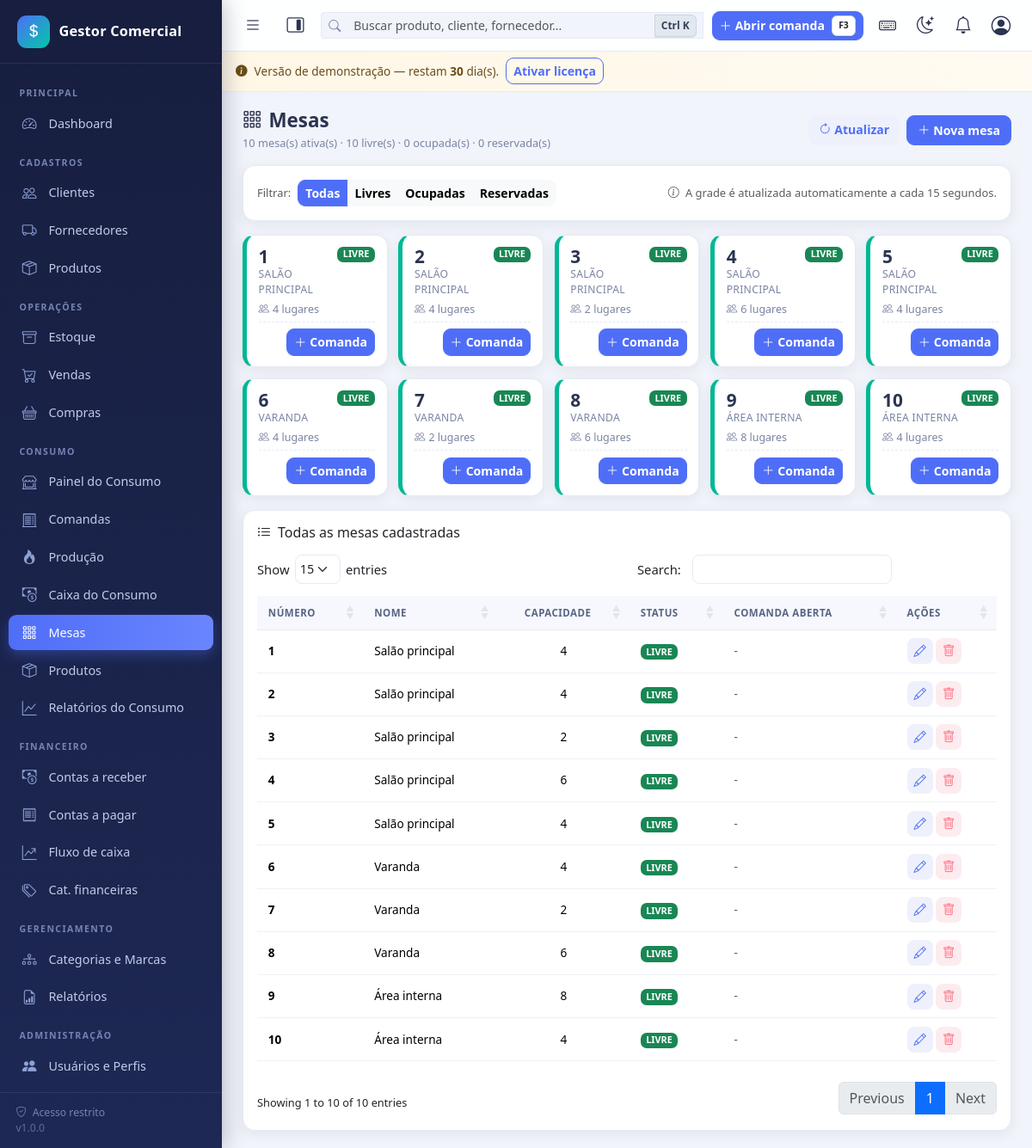
/consumo/mesas/index.php (signed in), run on the app's committed database.
### tables this page shows
CREATE TABLE IF NOT EXISTS `mesas` (
  `id` int(11) NOT NULL AUTO_INCREMENT,
  `numero` smallint(5) unsigned NOT NULL,
  `nome` varchar(40) DEFAULT NULL,
  `capacidade` smallint(5) unsigned NOT NULL DEFAULT 4,
  `status` enum('LIVRE','OCUPADA','RESERVADA') NOT NULL DEFAULT 'LIVRE',
  `ativo` tinyint(1) NOT NULL DEFAULT 1,
  `criado_em` datetime NOT NULL DEFAULT current_timestamp(),
  PRIMARY KEY (`id`),
  UNIQUE KEY `uk_mesas_numero` (`numero`),
  KEY `ix_mesas_status` (`status`, `ativo`)
);

### config/auth.php (called while the page is built, shortened)
<?php
function usuario_atual(): ?array
{
    static $usuario = null;
    static $carregado = false;
    if ($carregado) {
        return $usuario;
    }
    $carregado = true;
    try {
        $stmt = db()->prepare('SELECT * FROM usuarios WHERE id = ? LIMIT 1');
        $stmt->execute([(int)$_SESSION['user_id']]);
        $linha = $stmt->fetch();
        $usuario = $linha;
    } catch (Throwable $e) {
        erro_banco($e, 'usuario_atual');
    }
    return $usuario;
}
function exigir_login(): void
{
    if (!usuario_atual()) {
        if (is_ajax()) {
            json_resposta(false, 'Sessão expirada. Faça login novamente.', null, 401);
        }
        flash('warning', 'Faça login para acessar o sistema.');
        redirecionar('login/index.php');
    }
}
function permissao_carregadas(): array
{
    $usuario = usuario_atual();
    $permitidas = [];
    try {
        $chaves = [];
        if ((int)$usuario['is_admin'] === 1) {
            $stmt = db()->query('SELECT chave FROM permissoes');
            foreach ($stmt->fetchAll() as $l) {
                $chaves[] = $l['chave'];
            }
            return $permitidas = array_flip($chaves);
        }
        $permitidas = array_flip(array_unique($chaves));
    } catch (Throwable $e) {
        erro_banco($e, 'permissao_carregadas');
    }
    return $permitidas;
}
function tem_permissao(string $chave): bool
{
    $usuario = usuario_atual();
    if ((int)$usuario['is_admin'] === 1) {
        return true;
    }
    return array_key_exists($chave, permissao_carregadas());
}

### config/database.php (called while the page is built, shortened)
<?php
function db(): PDO
{
    static $pdo = null;
    if ($pdo === null) {
        $dsn = 'mysql:host=' . DB_HOST . ';dbname=' . DB_NAME . ';charset=' . DB_CHARSET;
        try {
            $pdo = new PDO($dsn, DB_USER, DB_PASS, [
                PDO::ATTR_ERRMODE            => PDO::ERRMODE_EXCEPTION,
                PDO::ATTR_DEFAULT_FETCH_MODE => PDO::FETCH_ASSOC,
                PDO::ATTR_EMULATE_PREPARES   => false,
            ]);
        } catch (PDOException $e) {
            error_log('[BANCO] Falha de conexão: ' . $e->getMessage());
            http_response_code(500);
            if (defined('DEV_MODE') && DEV_MODE) {
                exit('Falha na conexão com o banco de dados. Verifique se o MySQL/MariaDB está ativo e se os dados em config/config.php estão corretos.');
            }
            exit('Serviço temporariamente indisponível.');
        }
    }
    return $pdo;
}

### consumo/mesas/index.php (the view, shortened to what this page needs)
<?php
exigir_login();
$pdo = db();
$statusFiltro = (string)($_GET['status'] ?? 'todos');
$sql = "SELECT m.*,
               c.id AS comanda_id, c.numero AS comanda_numero, c.total AS comanda_total,
               c.data_abertura AS comanda_abertura, c.status AS comanda_status,
               c.status_pagamento, g.nome AS garcom_nome
          FROM mesas m
          LEFT JOIN comandas c ON c.mesa_id = m.id AND c.status = 'ABERTA'
          LEFT JOIN usuarios g ON g.id = c.garcom_id
         WHERE 1=1";
$params = [];
$sql .= ' ORDER BY m.numero';
$stmt = $pdo->prepare($sql);
$stmt->execute($params);
$mesas = $stmt->fetchAll();
$resumo = $pdo->query(
    "SELECT m.status, COUNT(*) AS total
       FROM mesas m WHERE m.ativo = 1 GROUP BY m.status"
)->fetchAll();
$contagem = ['LIVRE' => 0, 'OCUPADA' => 0, 'RESERVADA' => 0];
foreach ($resumo as $linha) {
    if (isset($contagem[$linha['status']])) {
        $contagem[$linha['status']] = (int)$linha['total'];
    }
}
$totalAtivas = array_sum($contagem);
include INC . 'header.php';
?>
<div class="page-header">
    <div>
        <h1><i class="bi bi-grid-3x3-gap me-2"></i>Mesas</h1>
        <span class="subtitulo">
            <?= $totalAtivas ?> mesa(s) ativa(s) &middot;
            <?= $contagem['LIVRE'] ?> livre(s) &middot;
            <?= $contagem['OCUPADA'] ?> ocupada(s) &middot;
            <?= $contagem['RESERVADA'] ?> reservada(s)
        </span>
    </div>
    <div class="d-flex gap-2">
        <a href="<?= url('consumo/mesas/index.php') ?>" class="btn btn-soft" data-atualizar>
            <i class="bi bi-arrow-clockwise me-1"></i>Atualizar
        </a>
        <?php if (tem_permissao('mesas_editar')): ?>
        <a href="<?= url('consumo/mesas/form.php') ?>" class="btn btn-primary">
            <i class="bi bi-plus-lg me-1"></i>Nova mesa
        </a>
        <?php endif; ?>
    </div>
</div>
<div class="card mb-3">
    <div class="card-body d-flex flex-wrap gap-2 align-items-center">
        <label class="small text-muted mb-0">Filtrar:</label>
        <div class="btn-group btn-group-sm">
            <a href="<?= url('consumo/mesas/index.php?status=todos') ?>"
               class="btn <?= $statusFiltro === 'todos' ? 'btn-primary' : 'btn-light' ?>">Todas</a>
            <a href="<?= url('consumo/mesas/index.php?status=LIVRE') ?>"
               class="btn <?= $statusFiltro === 'LIVRE' ? 'btn-primary' : 'btn-light' ?>">Livres</a>
            <a href="<?= url('consumo/mesas/index.php?status=OCUPADA') ?>"
               class="btn <?= $statusFiltro === 'OCUPADA' ? 'btn-primary' : 'btn-light' ?>">Ocupadas</a>
            <a href="<?= url('consumo/mesas/index.php?status=RESERVADA') ?>"
               class="btn <?= $statusFiltro === 'RESERVADA' ? 'btn-primary' : 'btn-light' ?>">Reservadas</a>
        </div>
        <div class="ms-auto small text-muted">
            <i class="bi bi-info-circle me-1"></i>
            A grade é atualizada automaticamente a cada 15 segundos.
        </div>
    </div>
</div>
<div class="mesa-grid" data-mesa-grid data-intervalo="15" data-status="<?= e($statusFiltro) ?>">
    <?php foreach ($mesas as $m): ?>
    <?php
    $destino = $m['comanda_id']
        ? url('consumo/comandas/ver.php?id=' . (int)$m['comanda_id'])
        : url('consumo/mesas/form.php?id=' . (int)$m['id']);
    ?>
    <div class="mesa-card <?= e($m['status']) ?><?= (int)$m['ativo'] === 1 ? '' : ' INATIVA' ?>" data-mesa-id="<?= (int)$m['id'] ?>">
        <div class="d-flex justify-content-between align-items-start">
            <div>
                <div class="mesa-numero"><?= (int)$m['numero'] ?></div>
                <?php if ($m['nome']): ?>
                <div class="mesa-nome"><?= e($m['nome']) ?></div>
                <?php endif; ?>
            </div>
            <?= badge_status((string)$m['status']) ?>
        </div>
        <div class="mesa-meta">
            <span><i class="bi bi-people me-1"></i><?= (int)$m['capacidade'] ?> lugares</span>
        </div>
        <div class="mesa-rodape">
            <span class="valor">
            </span>
            <a href="<?= $destino ?>" class="btn btn-sm <?= $m['comanda_id'] ? 'btn-warning' : 'btn-primary' ?>">
                <?php if ($m['comanda_id']): ?>
                <i class="bi bi-receipt-cutoff me-1"></i>Abrir
                <?php elseif ($m['status'] === 'RESERVADA'): ?>
                <i class="bi bi-pencil me-1"></i>Editar
                <?php else: ?>
                <i class="bi bi-plus-lg me-1"></i>Comanda
                <?php endif; ?>
            </a>
        </div>
    </div>
    <?php endforeach; ?>
</div>
<?php if (tem_permissao('mesas_editar')): ?>
<div class="card mt-3 no-print">
    <div class="card-body">
        <h2 class="h6 mb-3"><i class="bi bi-list-ul me-2"></i>Todas as mesas cadastradas</h2>
        <div class="table-responsive">
            <table class="table table-hover table-geral responsive nowrap" style="width:100%">
                <thead>
                    <tr>
                        <th>Número</th>
                        <th>Nome</th>
                        <th class="text-center">Capacidade</th>
                        <th>Status</th>
                        <th>Comanda aberta</th>
                        <th class="no-print">Ações</th>
                    </tr>
                </thead>
                <tbody>
                <?php foreach ($mesas as $m): ?>
                    <tr>
                        <td class="fw-semibold"><?= (int)$m['numero'] ?></td>
                        <td><?= e($m['nome'] ?: '-') ?></td>
                        <td class="text-center"><?= (int)$m['capacidade'] ?></td>
                        <td>
                            <?= badge_status((string)$m['status']) ?>
                        </td>
                        <td>
                            <?php if ($m['comanda_id']): ?>
                            <a href="<?= url('consumo/comandas/ver.php?id=' . (int)$m['comanda_id']) ?>">
                                <?= e($m['comanda_numero']) ?>
                            </a>
                            <?php else: ?>
                            <span class="text-muted">-</span>
                            <?php endif; ?>
                        </td>
                        <td class="text-nowrap no-print">
                            <a href="<?= url('consumo/mesas/form.php?id=' . (int)$m['id']) ?>"
                               class="acao-btn btn-soft" data-bs-toggle="tooltip" title="Editar">
                                <i class="bi bi-pencil"></i>
                            </a>
                            <?php if (tem_permissao('mesas_excluir') && !$m['comanda_id']): ?>
                            <form action="<?= url('consumo/mesas/salvar.php') ?>" method="post" class="d-inline">
                                <button type="submit" class="acao-btn btn-soft-danger excluir-mesa"
                                        data-bs-toggle="tooltip" title="Excluir">
                                    <i class="bi bi-trash"></i>
                                </button>
                            </form>
                            <?php endif; ?>
                        </td>
                    </tr>
                <?php endforeach; ?>
                </tbody>
            </table>
        </div>
    </div>
</div>
<?php endif; ?>
<?php include INC . 'footer.php'; ?>

### includes/functions.php (shortened to what this page needs)
<?php
function e($valor): string
{
    return htmlspecialchars((string)$valor, ENT_QUOTES, 'UTF-8');
}
function url(string $caminho = ''): string
{
    return BASE_URL . '/' . ltrim($caminho, '/');
}
function badge_status(string $status): string
{
    $classes = [
        'PENDENTE' => 'warning', 'PAGO' => 'success', 'VENCIDO' => 'danger',
        'CANCELADO' => 'secondary', 'CANCELADA' => 'secondary', 'PARCIAL' => 'info',
        'FINALIZADA' => 'success', 'ORCAMENTO' => 'info',
        'FISICA' => 'primary', 'JURIDICA' => 'secondary',
        'ABERTA' => 'primary', 'FECHADA' => 'success',
        'LIVRE' => 'success', 'OCUPADA' => 'warning', 'RESERVADA' => 'info',
        'PREPARANDO' => 'info', 'PRONTO' => 'success', 'ENTREGUE' => 'secondary',
    ];
    $cls = $classes[$status] ?? 'secondary';
    return '<span class="badge bg-' . $cls . ' text-uppercase">' . e($status) . '</span>';
}

### assets/css/app.css (style rules this page uses)
:root { --sidebar-w: 258px; --sidebar-bg: linear-gradient(180deg, #171e3f 0%, #1d2854 100%); --accent: #4f6ef7; --accent-2: #00c9a7; --danger-soft: #ff6b81; --bg: #f1f4fa; --card-bg: #ffffff; --card-radius: 14px; --shadow: 0 4px 16px rgba(23, 30, 63, .07); --shadow-lg: 0 10px 30px rgba(23, 30, 63, .12); --text: #2b3350; --muted: #7a84a3; --border: #e6eaf4; --topbar-bg: rgba(255, 255, 255, .92); }
* { box-sizing: border-box; }
html, body { height: 100%; }
body { font-family: "Segoe UI", system-ui, -apple-system, Roboto, Arial, sans-serif; background: var(--bg); color: var(--text); font-size: .925rem; overflow-x: hidden; }
a { text-decoration: none; }
.page-header { display: flex; flex-wrap: wrap; align-items: center; justify-content: space-between; gap: .6rem; margin-bottom: 1rem; }
.page-header h1 { font-size: 1.25rem; font-weight: 700; margin: 0; }
.page-header .subtitulo { color: var(--muted); font-size: .8rem; }
.card { border: 1px solid var(--border); border-radius: var(--card-radius); box-shadow: var(--shadow); background: #fff; }
.table-geral { width: 100% !important; font-size: .85rem; margin: 0 !important; }
.table-responsive { overflow-x: auto; -webkit-overflow-scrolling: touch; scrollbar-width: thin; }
.table-geral thead th { background: #f6f8fd; color: #5a6585; font-size: .72rem; text-transform: uppercase; letter-spacing: .5px; border-bottom: 1px solid var(--border); white-space: nowrap; padding: .65rem .8rem; }
.table-geral td { vertical-align: middle; padding: .6rem .8rem; border-color: #eef1f8; }
.btn { border-radius: 9px; font-size: .88rem; font-weight: 600; }
.btn-primary { background: var(--accent); border-color: var(--accent); }
.btn-soft { background: #eef1fb; border: 0; color: var(--accent); }
.btn-soft-danger { background: #fdecef; border: 0; color: var(--danger-soft); }
.acao-btn { width: 30px; height: 30px; display: inline-grid; place-items: center; border-radius: 8px; font-size: .9rem; }
.badge { font-size: .68rem; padding: .35em .6em; border-radius: 7px; font-weight: 600; }
@media (min-width: 992px) { .page-header h1 { font-size: 1.4rem; } }

### assets/css/consumo.css (style rules this page uses)
.mesa-grid { display: grid; grid-template-columns: repeat(auto-fill, minmax(150px, 1fr)); gap: .8rem; }
.mesa-card { position: relative; border: 1px solid var(--border); border-left: 5px solid var(--muted); border-radius: var(--card-radius); background: var(--card-bg); box-shadow: var(--shadow); padding: .8rem .85rem; display: flex; flex-direction: column; gap: .3rem; transition: transform .15s ease, box-shadow .15s ease; text-decoration: none; color: inherit; height: 100%; }
.mesa-card.LIVRE { border-left-color: #00b894; }
.mesa-numero { font-size: 1.3rem; font-weight: 700; line-height: 1.1; }
.mesa-nome { font-size: .76rem; color: var(--muted); text-transform: uppercase; letter-spacing: .3px; }
.mesa-meta { font-size: .78rem; color: var(--muted); display: flex; align-items: center; gap: .3rem; flex-wrap: wrap; }
.mesa-rodape { margin-top: auto; padding-top: .45rem; border-top: 1px dashed var(--border); font-size: .78rem; display: flex; align-items: center; justify-content: space-between; gap: .3rem; }
.mesa-rodape .valor { font-weight: 700; color: var(--text); }

### data on the page
mesas: numero "1", nome "SALÃO PRINCIPAL", status "LIVRE", capacidade "4", shows "Comanda", nome "Salão principal"
mesas: numero "2", nome "SALÃO PRINCIPAL", status "LIVRE", capacidade "4", shows "Comanda", nome "Salão principal"
mesas: numero "3", nome "SALÃO PRINCIPAL", status "LIVRE", capacidade "2", shows "Comanda", nome "Salão principal"
mesas: numero "4", nome "SALÃO PRINCIPAL", status "LIVRE", capacidade "6", shows "Comanda", nome "Salão principal"
mesas: numero "5", nome "SALÃO PRINCIPAL", status "LIVRE", capacidade "4", shows "Comanda", nome "Salão principal"
mesas: numero "6", nome "VARANDA", status "LIVRE", capacidade "4", shows "Comanda", nome "Varanda"
mesas: numero "7", nome "VARANDA", status "LIVRE", capacidade "2", shows "Comanda", nome "Varanda"
mesas: numero "8", nome "VARANDA", status "LIVRE", capacidade "6", shows "Comanda", nome "Varanda"
mesas: numero "9", nome "ÁREA INTERNA", status "LIVRE", capacidade "8", shows "Comanda", nome "Área interna"
mesas: numero "10", nome "ÁREA INTERNA", status "LIVRE", capacidade "4", shows "Comanda", nome "Área interna"

### other printed values
$nomeEmpresa "Gestor Comercial"
$rotulo "Clientes"
$rotulo "Fornecedores"
$rotulo "Produtos"
$rotulo "Estoque"
$rotulo "Vendas"
$rotulo "Compras"
rotulo_consumo() "CONSUMO"
$rotulo "Painel do Consumo Comandas Produção Caixa do Consumo Mesas Produtos Relatórios do Consumo"
$rotulo "Contas a receber"
$rotulo "Contas a pagar"
$rotulo "Fluxo de caixa"
$rotulo "Cat. financeiras"
$rotulo "Usuários e Perfis"
licenca_dias_restantes() "30"
